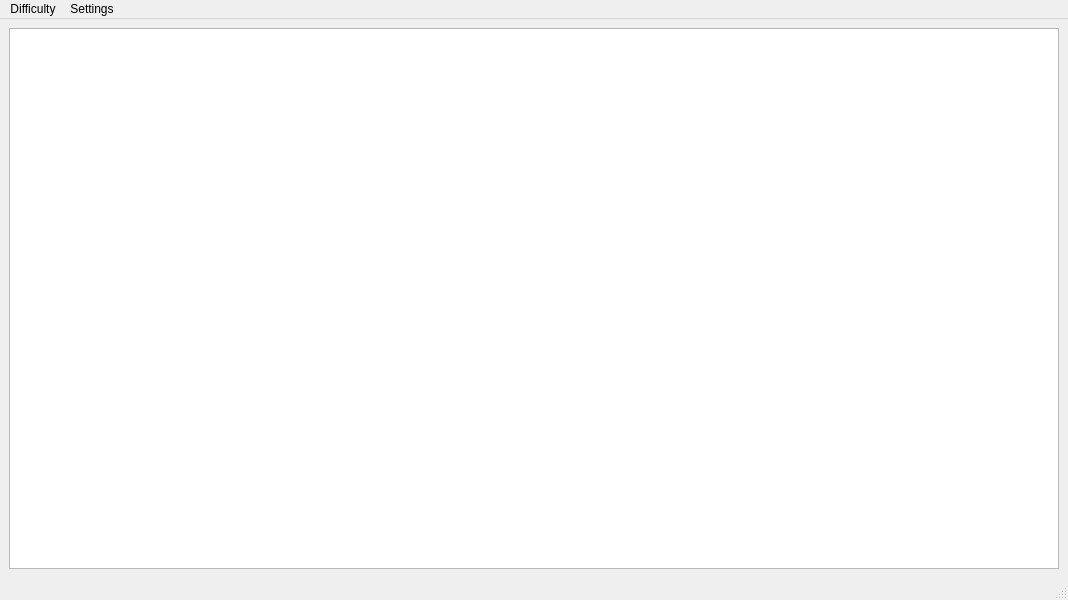
<?xml version="1.0" encoding="UTF-8"?>
<ui version="4.0">
 <class>QSnake</class>
 <widget class="QMainWindow" name="QSnake">
  <property name="geometry">
   <rect>
    <x>0</x>
    <y>0</y>
    <width>1068</width>
    <height>600</height>
   </rect>
  </property>
  <property name="windowTitle">
   <string>QSnake</string>
  </property>
  <widget class="QWidget" name="centralwidget">
   <layout class="QGridLayout" name="gridLayout">
    <item row="0" column="0">
     <widget class="MyFasterGraphicsView" name="view">
      <property name="verticalScrollBarPolicy">
       <enum>Qt::ScrollBarAlwaysOff</enum>
      </property>
      <property name="horizontalScrollBarPolicy">
       <enum>Qt::ScrollBarAlwaysOff</enum>
      </property>
     </widget>
    </item>
   </layout>
  </widget>
  <widget class="QMenuBar" name="menubar">
   <property name="geometry">
    <rect>
     <x>0</x>
     <y>0</y>
     <width>1068</width>
     <height>22</height>
    </rect>
   </property>
   <widget class="QMenu" name="menuDifficulty">
    <property name="title">
     <string>Difficulty</string>
    </property>
    <addaction name="actionEasy"/>
    <addaction name="actionMedium"/>
    <addaction name="actionHard"/>
    <addaction name="actionExtreme"/>
   </widget>
   <widget class="QMenu" name="menuSettings">
    <property name="title">
     <string>Settings</string>
    </property>
    <addaction name="actionRestore_Defaults"/>
    <addaction name="actionselfcollision"/>
   </widget>
   <addaction name="menuDifficulty"/>
   <addaction name="menuSettings"/>
  </widget>
  <widget class="QStatusBar" name="statusbar"/>
  <action name="actionEasy">
   <property name="checkable">
    <bool>true</bool>
   </property>
   <property name="checked">
    <bool>true</bool>
   </property>
   <property name="text">
    <string>Easy</string>
   </property>
  </action>
  <action name="actionMedium">
   <property name="checkable">
    <bool>true</bool>
   </property>
   <property name="text">
    <string>Medium</string>
   </property>
  </action>
  <action name="actionHard">
   <property name="checkable">
    <bool>true</bool>
   </property>
   <property name="text">
    <string>Hard</string>
   </property>
  </action>
  <action name="actionExtreme">
   <property name="checkable">
    <bool>true</bool>
   </property>
   <property name="text">
    <string>Extreme</string>
   </property>
  </action>
  <action name="actionRestore_Defaults">
   <property name="text">
    <string>Restore Defaults</string>
   </property>
  </action>
  <action name="actionselfcollision">
   <property name="checkable">
    <bool>true</bool>
   </property>
   <property name="checked">
    <bool>true</bool>
   </property>
   <property name="text">
    <string>Selfcollision</string>
   </property>
  </action>
 </widget>
 <customwidgets>
  <customwidget>
   <class>MyFasterGraphicsView</class>
   <extends>QGraphicsView</extends>
   <header>myfastergraphicsview.hh</header>
  </customwidget>
 </customwidgets>
 <resources/>
 <connections/>
</ui>
